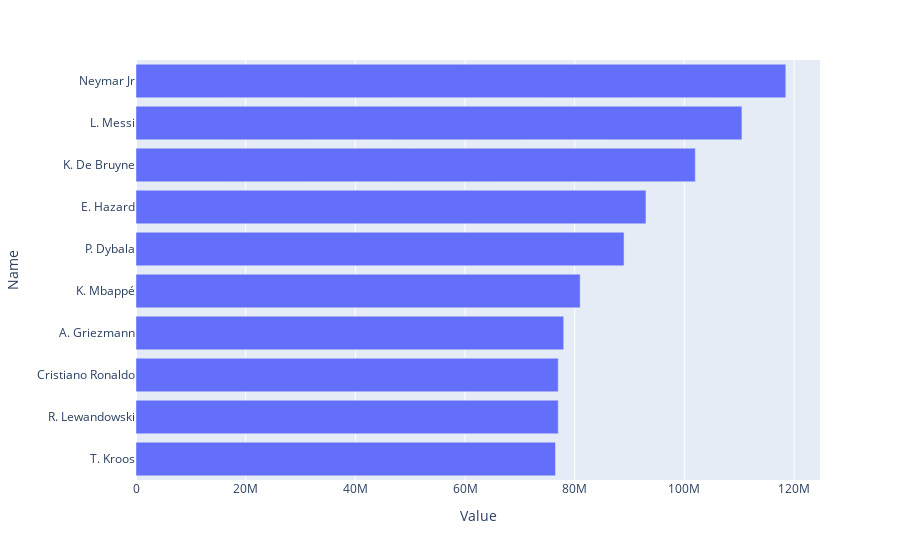

Notebook code cell kept with this figure:
### Code cell
#expensive player
Value=fifa.groupby("Name")["Value"].mean().reset_index().sort_values("Value",ascending=True).tail(10)
px.bar(Value,x="Value",y="Name",orientation="h")

### Figure 1 — Plotly figure (JSON) as saved in the notebook; plotly's stock layout.template omitted (floating-point values rounded to 4 significant figures)
{"data": [{"alignmentgroup": "True", "hovertemplate": "Value=%{x}<br>Name=%{y}<extra></extra>", "legendgroup": "", "marker": {"color": "#636efa", "pattern": {"shape": ""}}, "name": "", "offsetgroup": "", "orientation": "h", "showlegend": false, "textposition": "auto", "type": "bar", "x": [76500000, 77000000, 77000000, 78000000, 81000000, 89000000, 93000000, 102000000, 110500000, 118500000], "xaxis": "x", "y": ["T. Kroos", "R. Lewandowski", "Cristiano Ronaldo", "A. Griezmann", "K. Mbappé", "P. Dybala", "E. Hazard", "K. De Bruyne", "L. Messi", "Neymar Jr"], "yaxis": "y"}], "layout": {"barmode": "relative", "legend": {"tracegroupgap": 0}, "margin": {"t": 60}, "xaxis": {"anchor": "y", "domain": [0, 1], "title": {"text": "Value"}}, "yaxis": {"anchor": "x", "domain": [0, 1], "title": {"text": "Name"}}}}
